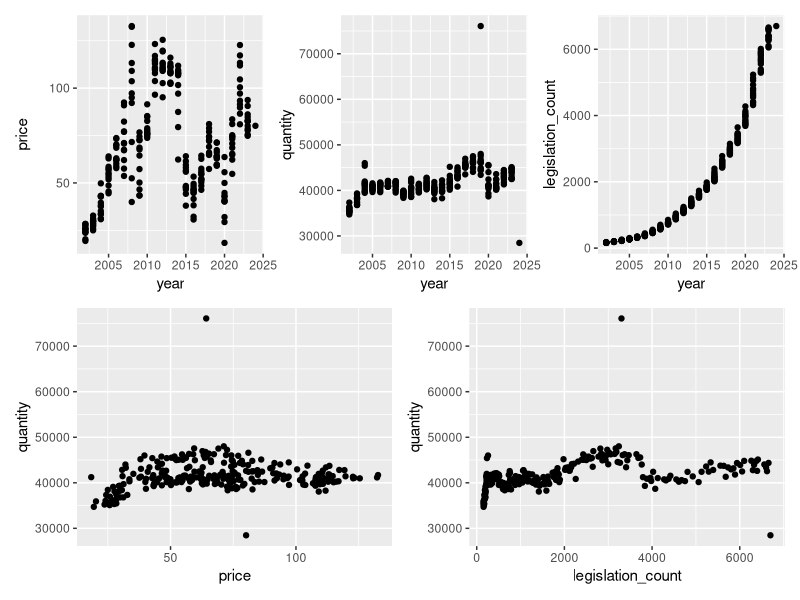

Source code (R):
library(ggplot2)
library(patchwork)

processed_data <- read.csv("Input/processed_data.csv")

## Time trends
a <- ggplot(data = processed_data, mapping = aes(x = year, y = price)) +
 geom_point()
b <- ggplot(data = processed_data, mapping = aes(x = year, y = quantity)) +
 geom_point()
c <- ggplot(data = processed_data, mapping = aes(x = year, y = legislation_count)) +
 geom_point()

## Other trends
d <- ggplot(data = processed_data, mapping = aes(x = price, y = quantity)) +
 geom_point()
e <- ggplot(data = processed_data, mapping = aes(x = legislation_count, y = quantity)) +
 geom_point()

## Combine plots
f <- (a | b | c) / (d | e)

ggsave("Output/Exploratory_charts.pdf", f, width = 8.5,
 height = 11, units = "in")
